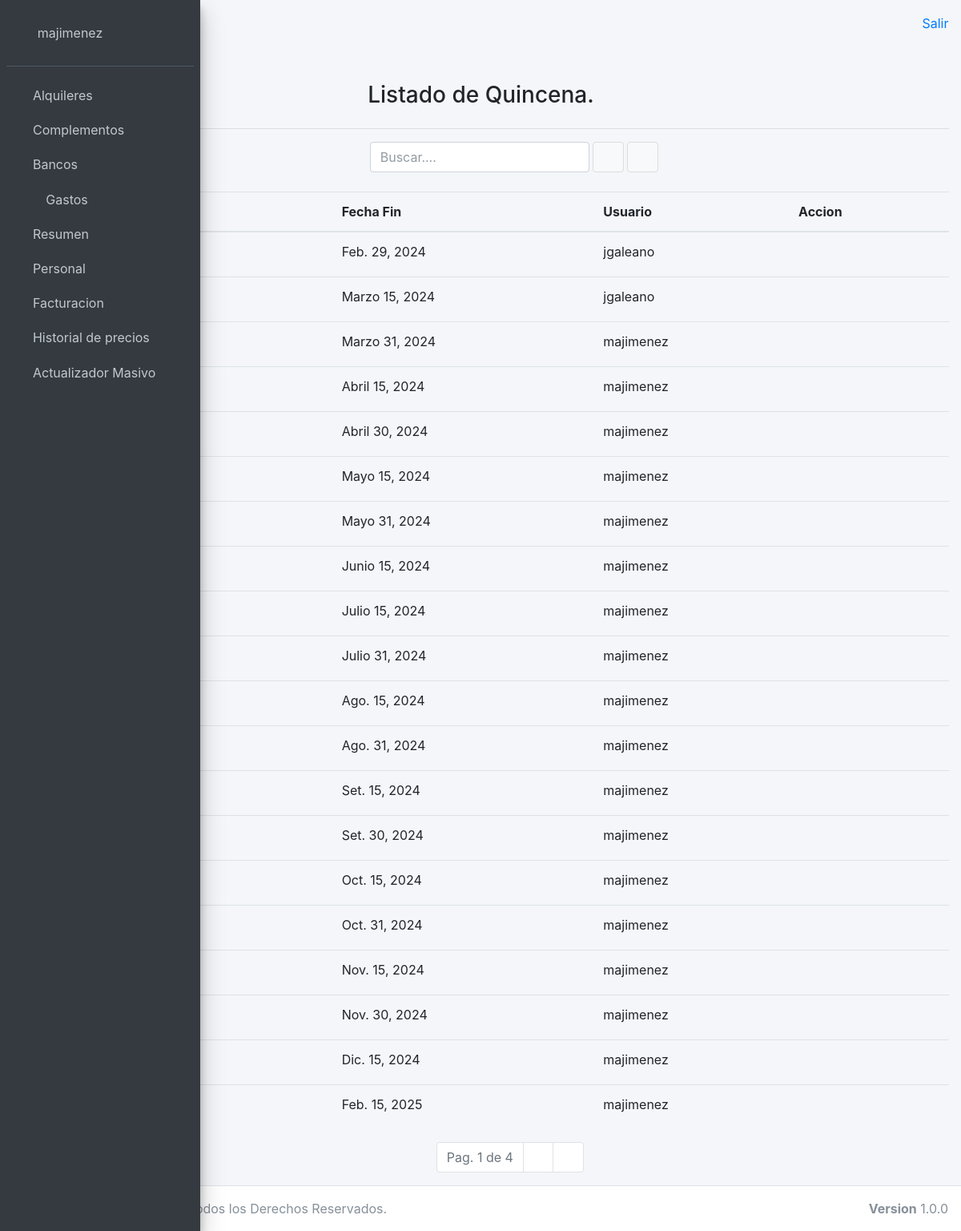
The page /personal/quincena/listado/ (signed in) on the database its author committed.
### usuariosadm/models.py (models this page shows)
class UserAdm(AbstractUser):
    observacion = models.TextField(max_length=500, blank=True)

### personal/models.py (models this page shows, shortened)
class Quincena(models.Model):
    fechainicio = models.DateField()
    fechafin = models.DateField()
    usuario = models.ForeignKey(UserAdm, on_delete=models.CASCADE, default=1)
    class Meta:
        verbose_name_plural = "Quincenas"
        unique_together = (('fechainicio', 'fechafin'),)

### personal/views.py (the view)
# urls.py: path('quincena/listado/', quincena_list, name='quincena_list'),
@login_required(login_url='/login')
def quincena_list(request):
    quincenas = Quincena.objects.all().order_by('fechainicio')
    paginador = Paginator(quincenas, 20)
    if "page" in request.GET:
        page = request.GET.get('page')
    else:
        page = 1
    resultados = paginador.get_page(page)
    return render(
        request,
        'personal/quincena_list.html',
        {
            'resultados': resultados
        })

### templates/personal/quincena_list.html (shortened to what this page needs)
{% extends 'base.html' %}
{% block content %}
    <div class="container">
        <br>
        <div class="row">
            <div class="col-sm-4"></div>
            <div class="col-sm-4">
                <h3> Listado de Quincena. </h3>
            </div>
            <div class="col-sm-4"></div>
        </div>
        <hr>
        <form action="/personal/quincena/listado" method="GET">
            <div class="form-inline">
                <div class="col-8">
                    <input class="form-control" id="txtBuscar" name="txtBuscar" placeholder="Buscar....">
                    <button type="submit" class="btn btn-default" title="Buscar!">
                        <i class="fas fa-search"></i>
                    </button>
                    <button type="button" class="btn btn-default" title="Nuevo Personal" onclick="location.href='/personal/quincena/nuevo'">
                        <i class="fas fa-plus"></i>
                    </button>
                </div>
            </div>
            <br>
            <table class="table table-hover">
                <thead>
                    <tr>
                        <th>Fecha Inicio</th>
                        <th>Fecha Fin</th>
                        <th>Usuario</th>
                        <th>Accion</th>
                    </tr>
                </thead>
                <tbody>
                    {% for resultado in resultados %}
                    <tr>
                        <td>{{ resultado.fechainicio }}  </td>
                        <td>{{ resultado.fechafin }}  </td>
                        <td>{{ resultado.usuario }}  </td>
                        <td>
                            <button type="button" class="btn btn-link btn-sm" onclick="location.href='/personal/quincena/editar/' + {{ resultado.pk }}">
                                <i class="fas fa-pencil-alt"></i>
                            </button>
                            <button type="button" class="btn btn-link btn-sm" onclick="location.href='/personal/quincena/delete/' + {{ resultado.pk }}">
                                <i class="fas fa-trash"></i>
                            </button>
                        </td>
                    </tr>
                    {% endfor %}
                </tbody>
            </table>
            <nav aria-label="Page navigation">
                <ul class="pagination justify-content-center">
                    <li class="page-item disabled">
                        <a class="page-link">
                            Pag. {{ resultados.number }} de {{ resultados.paginator.num_pages }}
                        </a>
                    </li>
                    {% if resultados.has_next %}
                        <li class="page-item">
                            <a class="page-link" href="?page={{ resultados.next_page_number }}">
                                <i class="fas fa-angle-right"></i>
                            </a>
                        </li>
                        <li class="page-item">
                            <a class="page-link" href="?page={{ resultados.paginator.num_pages }}">
                                <i class="fas fa-angle-double-right"></i>
                            </a>
                        </li>
                    {% endif %}
                </ul>
            </nav>
        </form>
    </div>
{% endblock %}

### templates/base.html (shortened to what this page needs)
{% load static %}
<!DOCTYPE html>
<html>
<head>
  <link rel="stylesheet" href="{% static 'plugins/fontawesome-free/css/all.min.css'%}">
  <link rel="stylesheet" href="{% static 'dist/css/ionicons.min.css'%}">
  <link rel="stylesheet" href="{% static 'plugins/sweetalert2-theme-bootstrap-4/bootstrap-4.min.css'%}">
  <link rel="stylesheet" href="{% static 'plugins/icheck-bootstrap/icheck-bootstrap.min.css'%}">
  <link rel="stylesheet" href="{% static 'plugins/jqvmap/jqvmap.min.css'%}">
  <link rel="stylesheet" href="{% static 'dist/css/adminlte.min.css'%}">
  <link rel="stylesheet" href="{% static 'plugins/overlayScrollbars/css/OverlayScrollbars.min.css'%}">
  <link rel="stylesheet" href="{% static 'plugins/daterangepicker/daterangepicker.css'%}">
  <link rel="stylesheet" href="{% static 'plugins/summernote/summernote-bs4.css'%}">
  <link rel="stylesheet" href="{% static 'plugins/select2/css/select2.min.css'%}">
  <link rel="stylesheet" href="{% static 'plugins/fullcalendar/main.min.css' %}">
  <link rel="stylesheet" href="{% static 'plugins/fullcalendar-daygrid/main.min.css' %}">
  <link rel="stylesheet" href="{% static 'plugins/fullcalendar-timegrid/main.min.css' %}">
  <link rel="stylesheet" href="{% static 'plugins/fullcalendar-bootstrap/main.min.css' %}">
  <link rel="stylesheet" href="{% static 'plugins/jquery-ui/jquery-ui.min.css' %}">
  <link rel="stylesheet" href="{% static 'plugins/tempusdominus-bootstrap-4/css/tempusdominus-bootstrap-4.min.css'%}">
</head>
<body class="hold-transition sidebar-mini layout-fixed sidebar-collapse">
<div class="wrapper">
  <aside class="main-sidebar sidebar-dark-primary elevation-4">
    <div class="sidebar">
      <div class="user-panel mt-3 pb-3 mb-3 d-flex">
        <div class="image">
        </div>
        {% if user.is_authenticated %}
          <div class="info">
            <a class="nav-link" href="/user/changepassword" tabindex="-1" aria-disabled="true">{{ user.get_username }}</a>
          </div>
        {% endif %}
      </div>
      <nav class="mt-2">
        <ul class="nav nav-pills nav-sidebar flex-column" data-widget="treeview" role="menu" data-accordion="false">
        <li class="nav-item has-treeview">
          <a href="#" class="nav-link">
            <i class="fas fa-hotel"></i>
            <p>
              Alquileres
              <i class="fas fa-angle-left right"></i>
            </p>
          </a>
        </li>
        <li class="nav-item has-treeview">
          <a href="#" class="nav-link">
            <i class="fas fa-cog"></i>
            <p>
              Complementos
              <i class="fas fa-angle-left right"></i>
            </p>
          </a>
        </li>
        <li class="nav-item has-treeview">
          <a href="/bancos/listado" class="nav-link">
            <i class="fas fa-piggy-bank"></i>
            <p>
              Bancos
            </p>
          </a>
        </li>
          <li class="nav-item has-treeview">
            <a href="#" class="nav-link">
              <i class="nav-icon fas fa-dollar-sign"></i>
              <p>
                Gastos
                <i class="fas fa-angle-left right"></i>
              </p>
            </a>
          </li>
          <li class="nav-item has-treeview">
            <a href="#" class="nav-link">
              <i class="far fa-file-alt"></i>
              <p>
                Resumen
                <i class="fas fa-angle-left right"></i>
              </p>
            </a>
          </li>
          <li class="nav-item has-treeview">
            <a href="#" class="nav-link">
              <i class="fas fa-user-tag"></i>
              <p>
                Personal
                <i class="fas fa-angle-left right"></i>
              </p>
            </a>
          </li>
          <li class="nav-item has-treeview">
            <a href="#" class="nav-link">
              <i class="fas fa-hand-holding-usd"></i>
              <p>
                Facturacion
                <i class="fas fa-angle-left right"></i>
              </p>
            </a>
          </li>
          <li class="nav-item has-treeview">
            <a href="/historial/precios" class="nav-link">
              <i class="fas fa-history"></i>
              <p>
                Historial de precios
              </p>
            </a>
          </li>
          <li class="nav-item has-treeview">
            <a href="/facturas/actualizadormasivo/" class="nav-link">
              <i class="fas fa-grip-vertical"></i>
              <p>
                Actualizador Masivo
              </p>
            </a>
          </li>
        </ul>
      </nav>
    </div>
  </aside>
  <div class="content-wrapper">
    <div class="content-header">
      <div class="container-fluid">
        <div class="row mb-2">
          <div class="col-sm-6">
              <a class="nav-link" data-widget="pushmenu" href="#"></a>
          </div>
          <div class="col-sm-6">
            <ol class="breadcrumb float-sm-right">
              <a class="breadcrumb-item" href="/salir">Salir</a>
            </ol>
          </div>
        </div>
      </div>
    </div>
    <section class="content">
      <div class="container-fluid">
        <div class="row">
          {%block content %}
          {% endblock %}
        </div>
      </div>
    </section>
  </div>
  <footer class="main-footer">
    <strong>Copyright &copy; 2023 </strong>
    Todos los Derechos Reservados.
    <div class="float-right d-none d-sm-inline-block">
      <b>Version</b> 1.0.0
    </div>
  </footer>
</div>
</body>
</html>

### rows shown on the page
UserAdm: get_username "majimenez"
Quincena: fechafin "Feb. 29, 2024", usuario "jgaleano"
Quincena: fechafin "Marzo 15, 2024", usuario "jgaleano"
Quincena: fechafin "Marzo 31, 2024", usuario "majimenez"
Quincena: fechafin "Abril 15, 2024", usuario "majimenez"
Quincena: fechafin "Abril 30, 2024", usuario "majimenez"
Quincena: fechafin "Mayo 15, 2024", usuario "majimenez"
Quincena: fechafin "Mayo 31, 2024", usuario "majimenez"
Quincena: fechafin "Junio 15, 2024", usuario "majimenez"
Quincena: fechafin "Julio 15, 2024", usuario "majimenez"
Quincena: fechafin "Julio 31, 2024", usuario "majimenez"
Quincena: fechafin "Ago. 15, 2024", usuario "majimenez"
Quincena: fechafin "Ago. 31, 2024", usuario "majimenez"
Quincena: fechafin "Set. 15, 2024", usuario "majimenez"
Quincena: fechafin "Set. 30, 2024", usuario "majimenez"
Quincena: fechafin "Oct. 15, 2024", usuario "majimenez"
Quincena: fechafin "Oct. 31, 2024", usuario "majimenez"
Quincena: fechafin "Nov. 15, 2024", usuario "majimenez"
Quincena: fechafin "Nov. 30, 2024", usuario "majimenez"
Quincena: fechafin "Dic. 15, 2024", usuario "majimenez"
Quincena: fechafin "Feb. 15, 2025", usuario "majimenez"

### other values the page prints
{{ resultados.number }} "1"
{{ resultados.paginator.num_pages }} "4"
